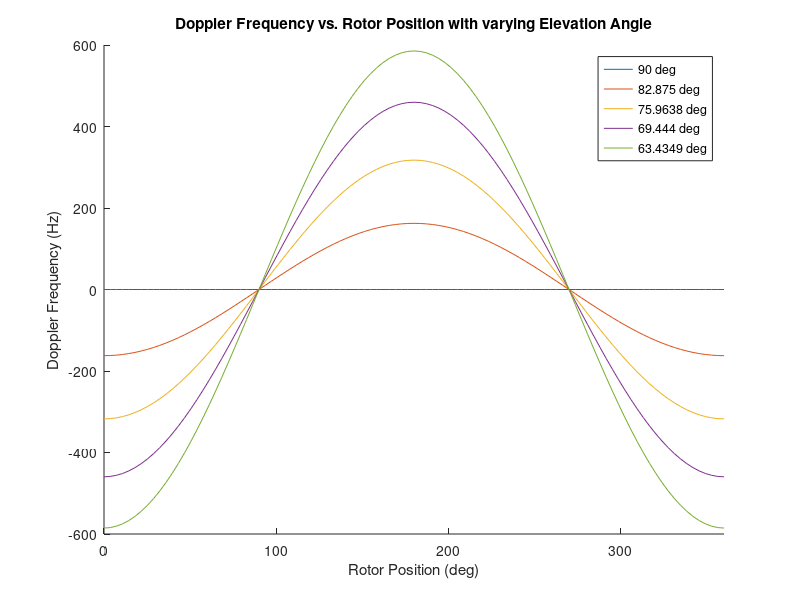

Reproduce this figure in MATLAB.
clear;
RPM = 250;%changed
Altitude = 200;
fc = 1e9;
c = 3e8;

%max doppler for reflection radius
Reflection_radius = 7.5;
v = ((2*pi)/60)*RPM*Reflection_radius;
max_fd = 2*(v*fc)/c; % re-radiated frequency......

%Rx position (might not be needed)
Rx_z = 2;
Rx_y = 7;
Rx_x = 0;

%Tx position in radius and angle
Rotor_angle = 0:(2*pi)/100:2*pi;
Tx_radius = 0:100/4:100;


data = zeros(5,101);

for r = Tx_radius
    i = 1;
    for theta = Rotor_angle
        rotor_x = Reflection_radius * cos(theta);
        rotor_y = Reflection_radius * sin(theta);
        distance_rx = sqrt((Rx_x - rotor_x)^2+(Rx_y - rotor_y)^2);
        Rx_angle = atan(Rx_z/distance_rx);
        Tx_elevation_angle = atan(Altitude/r);
        
        data(r/25 + 1, i) = -max_fd*cos(Tx_elevation_angle)*cos(theta);
        i = i + 1;
    end
end
hold on
for j = 1:5
    plot(360*Rotor_angle/(2*pi),data(j,:))
end
hold off
axis([0 360 -600 600]);
title('Doppler Frequency vs. Rotor Position with varying Elevation Angle');
xlabel('Rotor Position (deg)');
ylabel('Doppler Frequency (Hz)');
legend(strcat(num2str(360*atan(Altitude/Tx_radius(1))/(2*pi)),' deg'), strcat(num2str(360*atan(Altitude/Tx_radius(2))/(2*pi)),' deg'),strcat(num2str(360*atan(Altitude/Tx_radius(3))/(2*pi)),' deg'),strcat(num2str(360*atan(Altitude/Tx_radius(4))/(2*pi)),' deg'), strcat(num2str(360*atan(Altitude/Tx_radius(5))/(2*pi)),' deg'));
